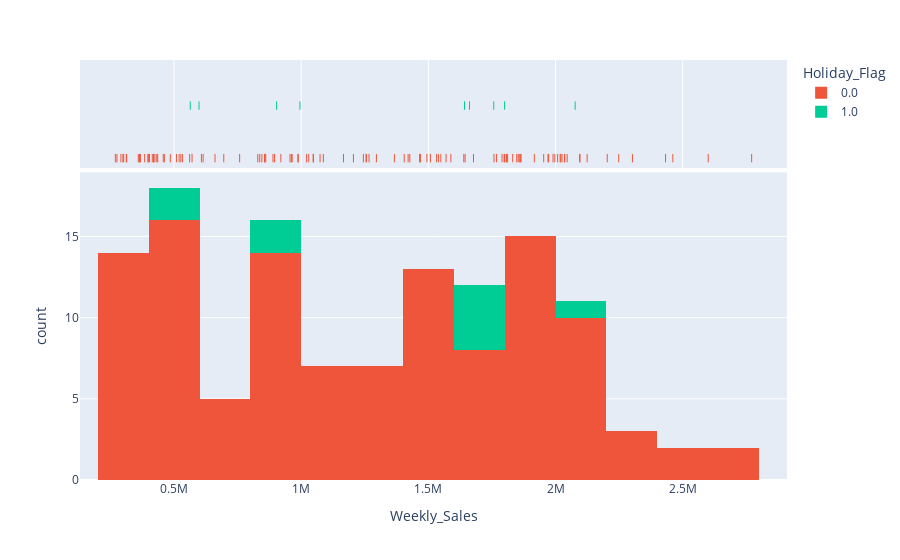

Notebook code cell kept with this figure:
### Code cell
fig = px.histogram(df, x="Weekly_Sales", color="Holiday_Flag", marginal="rug")
fig.show()
